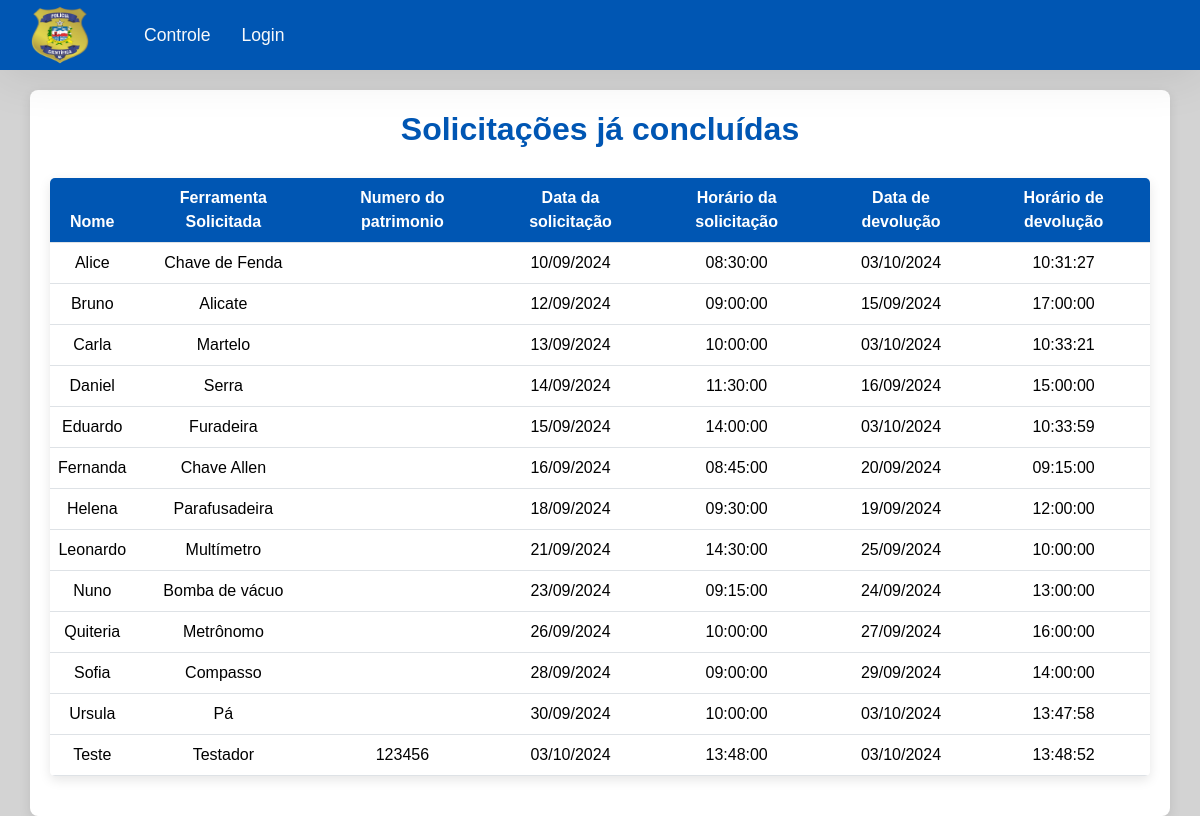
Screenshot of /concluidos.php with the database file from the repository.
### tables this page shows
CREATE TABLE `stocks` (
  `id` int(10) UNSIGNED NOT NULL,
  `name` varchar(150) NOT NULL,
  `tool` varchar(20) NOT NULL,
  `observation` text DEFAULT NULL,
  `date_retirada` date NOT NULL,
  `time_retirada` time NOT NULL,
  `date_devolucao` date DEFAULT NULL,
  `time_devolucao` time DEFAULT NULL,
  `devolvido` tinyint(1) NOT NULL DEFAULT 0,
  `apagado` tinyint(1) NOT NULL DEFAULT 0,
  `patrimonio` int(11) DEFAULT NULL
);

### concluidos.php (the view, shortened to what this page needs)
<?php
include_once("templates/header.php");
$query = "SELECT * FROM stocks WHERE devolvido = 1";
$stmt = $conn->prepare($query);
$stmt->execute();
$stock = $stmt->fetchAll();
?>
<div class="container">
    <h1 id="main-title">Solicitações já concluídas</h1>
    <?php if(count($stock) > 0): ?>
        <table class="table" id="stock-table">
            <thead>
                <tr>
                    <th scope="col">Nome</th>
                    <th scope="col">Ferramenta Solicitada</th>
                    <th scope="col">Numero do patrimonio</th>
                    <th scope="col">Data da solicitação</th>
                    <th scope="col">Horário da solicitação</th>
                    <th scope="col">Data de devolução</th>
                    <th scope="col">Horário de devolução</th>
                </tr>
            </thead>
            <tbody>
                <?php foreach($stock as $stocks): ?>
                    <tr>
                        <td scope="row"><?= htmlspecialchars($stocks["name"]) ?></td>
                        <td scope="row"><?= htmlspecialchars($stocks["tool"]) ?></td>
                        <td scope="row"><?= htmlspecialchars($stocks["patrimonio"]) ?></td>
                        <td scope="row"><?= htmlspecialchars($stocks["date_retirada"]) ?></td>
                        <td scope="row"><?= htmlspecialchars($stocks["time_retirada"]) ?></td>
                        <td scope="row"><?= htmlspecialchars($stocks["date_devolucao"]) ?></td>
                        <td scope="row"><?= htmlspecialchars($stocks["time_devolucao"]) ?></td>
                    </tr>
                <?php endforeach; ?>
            </tbody>
        </table>
    <?php else: ?>
        <p>Nenhum item concluído encontrado.</p>
    <?php endif; ?>
</div>
<?php
include_once("templates/footer.php");
?>

### css/styles.css (style rules this page uses)
:root { --cor-de-fundo: lightgray; --cor-secundaria: #A67B5B; --cor-terciaria: #0056b3; --cor-da-fonte: #000000; --cor-border: #0056b3; --cor-btn-bg: #149c32; --cor-btn-bg-hover: #0f6e23; --cor-btn-border: transparent; --cor-btn-fonte: #ffffff; }
body { background-color: var(--cor-de-fundo); font-family: 'Arial', sans-serif; color: var(--cor-da-fonte); }
.container { margin-top: 20px; background-color: #fff; padding: 20px; border-radius: 8px; box-shadow: 0 4px 12px rgba(0, 0, 0, 0.1); }
#main-title { text-align: center; color: var(--cor-terciaria); margin-bottom: 30px; font-size: 2rem; font-weight: bold; }
.table { background-color: #fff; border-radius: 5px; overflow: hidden; box-shadow: 0 4px 12px rgba(0, 0, 0, 0.1); margin-bottom: 20px; }
.table th { background-color: var(--cor-terciaria); color: #fff; text-align: center; }
.table td { text-align: center; vertical-align: middle; }

### rows the page displays
stocks: name "Alice", tool "Chave de Fenda", time_retirada "08:30:00", time_devolucao "10:31:27"
stocks: name "Bruno", tool "Alicate", time_retirada "09:00:00", time_devolucao "17:00:00"
stocks: name "Carla", tool "Martelo", time_retirada "10:00:00", time_devolucao "10:33:21"
stocks: name "Daniel", tool "Serra", time_retirada "11:30:00", time_devolucao "15:00:00"
stocks: name "Eduardo", tool "Furadeira", time_retirada "14:00:00", time_devolucao "10:33:59"
stocks: name "Fernanda", tool "Chave Allen", time_retirada "08:45:00", time_devolucao "09:15:00"
stocks: name "Helena", tool "Parafusadeira", time_retirada "09:30:00", time_devolucao "12:00:00"
stocks: name "Leonardo", tool "Multímetro", time_retirada "14:30:00", time_devolucao "10:00:00"
stocks: name "Nuno", tool "Bomba de vácuo", time_retirada "09:15:00", time_devolucao "13:00:00"
stocks: name "Quiteria", tool "Metrônomo", time_retirada "10:00:00", time_devolucao "16:00:00"
stocks: name "Sofia", tool "Compasso", time_retirada "09:00:00", time_devolucao "14:00:00"
stocks: name "Ursula", tool "Pá", time_retirada "10:00:00", time_devolucao "13:47:58"
stocks: name "Teste", tool "Testador", patrimonio "123456", time_retirada "13:48:00", time_devolucao "13:48:52"
